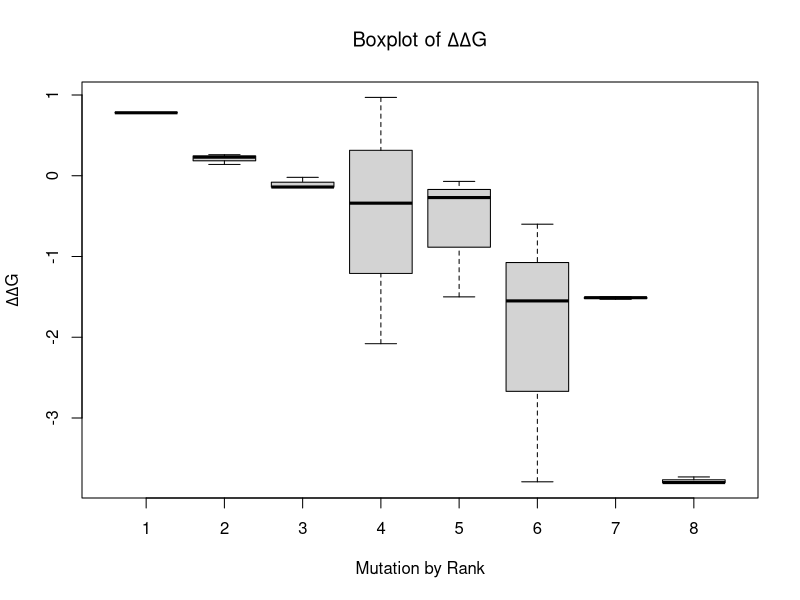

Reproduce this figure in R.
data = matrix(c(0.78, 0.78, 0.78,
0.23, 0.26, 0.14,
-0.02, -0.14, -0.14,
-2.08, -0.34, 0.97,
-1.50, -0.07, -0.27,
-3.79, -1.55, -0.60,
-1.51, -1.53, -1.50,
-3.80, -3.80, -3.73),nrow=3)
boxplot(data,main=expression(paste("Boxplot of ",Delta,Delta,"G")),
        ylab = expression(paste(Delta,Delta,"G")),
        xlab = "Mutation by Rank")
